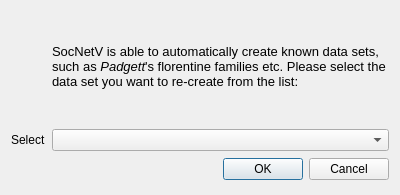
<?xml version="1.0" encoding="UTF-8"?>
<ui version="4.0">
 <class>DataSetSelectDialog</class>
 <widget class="QDialog" name="DataSetSelectDialog">
  <property name="enabled">
   <bool>true</bool>
  </property>
  <property name="geometry">
   <rect>
    <x>0</x>
    <y>0</y>
    <width>400</width>
    <height>195</height>
   </rect>
  </property>
  <property name="maximumSize">
   <size>
    <width>400</width>
    <height>195</height>
   </size>
  </property>
  <property name="windowTitle">
   <string>Select Data Set</string>
  </property>
  <layout class="QGridLayout" name="gridLayout">
   <item row="0" column="0" alignment="Qt::AlignTop">
    <widget class="QLabel" name="description_image">
     <property name="minimumSize">
      <size>
       <width>32</width>
       <height>70</height>
      </size>
     </property>
     <property name="maximumSize">
      <size>
       <width>32</width>
       <height>110</height>
      </size>
     </property>
     <property name="text">
      <string>&lt;html&gt;&lt;head/&gt;&lt;body&gt;&lt;p&gt;&lt;img src=&quot;:/images/socnetv-32px.png&quot;/&gt;&lt;/p&gt;&lt;/body&gt;&lt;/html&gt;</string>
     </property>
     <property name="textFormat">
      <enum>Qt::RichText</enum>
     </property>
     <property name="wordWrap">
      <bool>true</bool>
     </property>
    </widget>
   </item>
   <item row="0" column="1">
    <widget class="QLabel" name="description">
     <property name="minimumSize">
      <size>
       <width>200</width>
       <height>70</height>
      </size>
     </property>
     <property name="maximumSize">
      <size>
       <width>375</width>
       <height>110</height>
      </size>
     </property>
     <property name="text">
      <string>&lt;!DOCTYPE HTML PUBLIC &quot;-//W3C//DTD HTML 4.0//EN&quot; &quot;http://www.w3.org/TR/REC-html40/strict.dtd&quot;&gt;
&lt;html&gt;&lt;head&gt;&lt;meta name=&quot;qrichtext&quot; content=&quot;1&quot; /&gt;&lt;style type=&quot;text/css&quot;&gt;
p, li { white-space: pre-wrap; }
&lt;/style&gt;&lt;/head&gt;&lt;body style=&quot; font-family:'Ubuntu'; font-size:10pt; font-weight:400; font-style:normal;&quot;&gt;
&lt;p style=&quot; margin-top:0px; margin-bottom:0px; margin-left:0px; margin-right:0px; -qt-block-indent:0; text-indent:0px;&quot;&gt;&lt;span style=&quot; font-family:'DejaVu Sans';&quot;&gt;SocNetV is able to automatically create known data sets, such as &lt;/span&gt;&lt;span style=&quot; font-family:'DejaVu Sans'; font-style:italic;&quot;&gt;Padgett&lt;/span&gt;&lt;span style=&quot; font-family:'DejaVu Sans';&quot;&gt;'s florentine families etc. Please select the data set you want to re-create from the list: &lt;/span&gt;&lt;/p&gt;&lt;/body&gt;&lt;/html&gt;</string>
     </property>
     <property name="textFormat">
      <enum>Qt::RichText</enum>
     </property>
     <property name="wordWrap">
      <bool>true</bool>
     </property>
    </widget>
   </item>
   <item row="1" column="0">
    <widget class="QLabel" name="selectLabel">
     <property name="text">
      <string>Select</string>
     </property>
    </widget>
   </item>
   <item row="1" column="1">
    <widget class="QComboBox" name="selectBox">
     <property name="enabled">
      <bool>true</bool>
     </property>
     <property name="minimumSize">
      <size>
       <width>300</width>
       <height>20</height>
      </size>
     </property>
     <property name="cursor">
      <cursorShape>PointingHandCursor</cursorShape>
     </property>
     <property name="toolTip">
      <string>&lt;html&gt;&lt;head/&gt;&lt;body&gt;&lt;p&gt;Click to select a data set&lt;/p&gt;&lt;/body&gt;&lt;/html&gt;</string>
     </property>
    </widget>
   </item>
   <item row="2" column="0" colspan="2">
    <widget class="QDialogButtonBox" name="buttonBox">
     <property name="orientation">
      <enum>Qt::Horizontal</enum>
     </property>
     <property name="standardButtons">
      <set>QDialogButtonBox::Cancel|QDialogButtonBox::Ok</set>
     </property>
    </widget>
   </item>
  </layout>
 </widget>
 <resources/>
 <connections/>
</ui>
